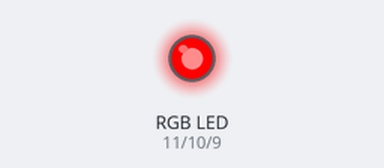
The sketch below on a simulated Arduino Uno, built with avr-gcc and run on an emulated ATmega328P. Parts: an RGB LED mixed from three pins (HIGH = lit).

Above: at 0.05 s.
At 1.75 s:
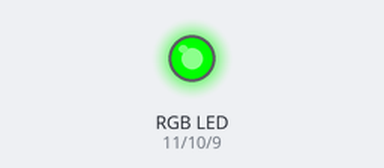
At 2.6 s:
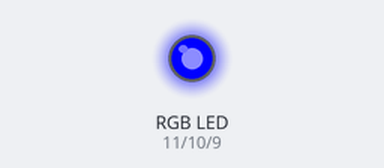
At 3.5 s:
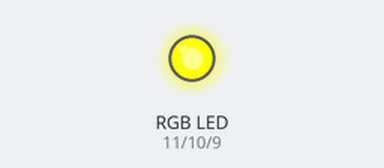
At 5.2 s:
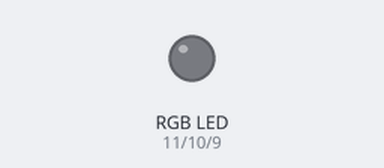
At 6.95 s:
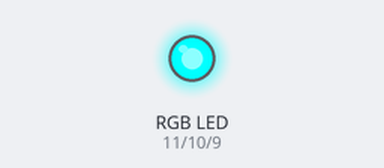
Timing chart, 0 to 9.1 s (numbered marks = the images above):
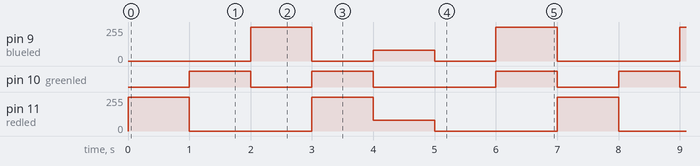

The sketch:

Lesson3_RGB.ino
```cpp
/*
  Deirdre Deeney

  Adafruit- Lesson 3 RGB LED
*/

int redled = 11;
int greenled = 10;
int blueled = 9;

void setup() {
  // initialize digital pin LED_BUILTIN as an output.
  pinMode(redled, OUTPUT);
  pinMode(greenled, OUTPUT);
  pinMode(blueled, OUTPUT);
}

void loop()
{
  setColor(255, 0, 0);  // red
  delay(1000);
  setColor(0, 255, 0);  // green
  delay(1000);
  setColor(0, 0, 255);  // blue
  delay(1000);
  setColor(255, 255, 0);  // yellow (red/green)
  delay(1000);
  setColor(80, 0, 80);  // purple (red/blue)
  delay(1000);
  setColor(0, 0, 0);  // off
  delay(1000);
  setColor(0, 255, 255);  // aqua (green/blue)
  delay(1000);
}

void setColor(int red, int green, int blue)
{

  analogWrite(redled, red);
  analogWrite(greenled, green);
  analogWrite(blueled, blue);
}
```

Measured:
- by itself, pin 9 (blueled): repeats every 7.0 s: 0/255 1.0 s, 80/255 1.0 s, 0/255 1.0 s, 255/255 1.0 s, 0/255 2.0 s, 255/255 1.0 s
- by itself, pin 10 (greenled): repeats every 7.0 s: LOW 1.0 s, HIGH 1.0 s, LOW 2.0 s, HIGH 1.0 s, LOW 1.0 s, HIGH 1.0 s
- by itself, pin 11 (redled): repeats every 7.0 s: 0/255 2.0 s, 255/255 1.0 s, 80/255 1.0 s, 0/255 2.0 s, 255/255 1.0 s
